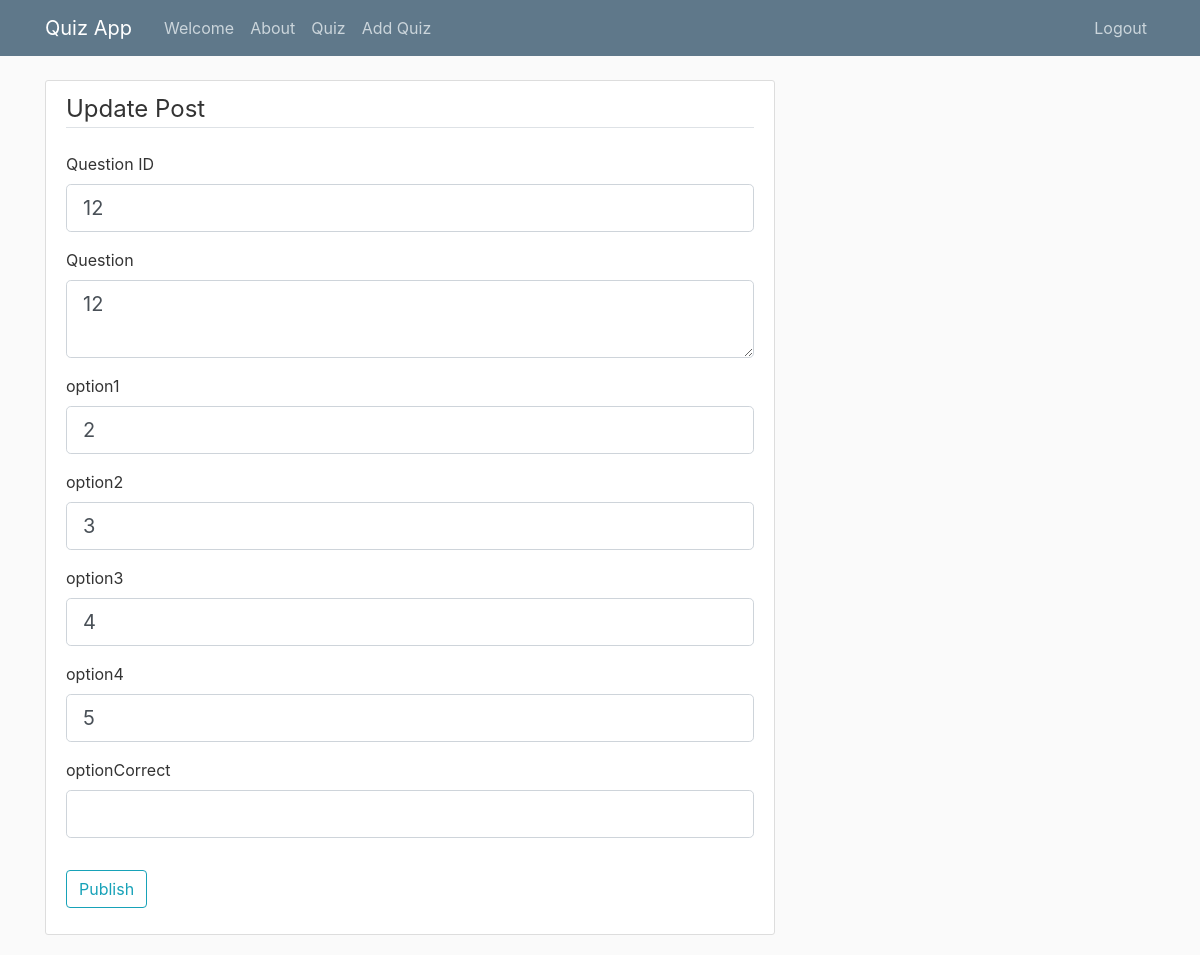
Screenshot of /quiz/1/update (signed in) with the database file from the repository.
### models.py (models this page shows, shortened)
class Post(db.Model):
    id = db.Column(db.Integer, primary_key=True)
    title = db.Column(db.String(100), nullable=False)
    date_posted = db.Column(db.DateTime, nullable=False, default=datetime.utcnow)
    content = db.Column(db.Text, nullable=False)
    option1 = db.Column(db.String(300), nullable=False)
    option2 = db.Column(db.String(300), nullable=False)
    option3 = db.Column(db.String(300), nullable=False)
    option4 = db.Column(db.String(300), nullable=False)
    optionCorrect = db.Column(db.String(300), nullable=False)
    choiceAn = db.relationship('ChoiceAn', passive_deletes=True)

### app.py (the view)
@app.route('/quiz/<int:post_id>/update', methods=['GET', 'POST'])
@login_required
def update_quiz(post_id):
    quizzes = Post.query.get_or_404(post_id)
    form = QuForm()
    if form.validate_on_submit():
        quizzes.title = form.title.data
        quizzes.content = form.content.data
        quizzes.option1 = form.option1.data
        quizzes.option2 = form.option2.data
        quizzes.option3 = form.option3.data
        quizzes.option4 = form.option4.data
        db.session.commit()
        flash('Quiz has been updated!', 'success')
        return redirect(url_for('quiz'))
    elif request.method == 'GET':
        form.title.data = quizzes.title
        form.content.data = quizzes.content
        form.option1.data = quizzes.option1
        form.option2.data = quizzes.option2
        form.option3.data = quizzes.option3
        form.option4.data = quizzes.option4
    return render_template('qu.html', title='Update Qu',
                           form=form, legend='Update Post')

### forms.py
class QuForm(FlaskForm):
    title = StringField('Question ID',
                        validators=[DataRequired()])
    content = TextAreaField('Question',
                            validators=[DataRequired()])
    option1 = StringField('option1',
                          validators=[DataRequired()])
    option2 = StringField('option2',
                          validators=[DataRequired()])
    option3 = StringField('option3',
                          validators=[DataRequired()])
    option4 = StringField('option4',
                          validators=[DataRequired()])
    optionCorrect = StringField('optionCorrect',
                                validators=[DataRequired()])
    submit = SubmitField('Publish')

### models.py (called while the page is built)
@login_manager.user_loader
def load_user(user_id):
    return  User.query.get(int(user_id))

### templates/qu.html (shortened to what this page needs)
{% extends "layout.html" %}
{% block content %}
 <div class="quiz_content-section">
        <form method="POST" action="">
            <fieldset class="form-group">
                <legend class="border-bottom mb-4"> {{ legend}} </legend>
                <div class ="form-group">
                    {{ form.title.label(class= "form-control-label") }}
                    {{ form.title(class= "form-control form-control-lg") }}
                </div>
                <div class ="form-group">
                    {{ form.content.label(class= "form-control-label") }}
                    {{ form.content(class= "form-control form-control-lg") }}
                </div>
                <div class ="form-group">
                    {{ form.option1.label(class= "form-control-label") }}
                    {{ form.option1(class= "form-control form-control-lg") }}
                </div>
                <div class ="form-group">
                    {{ form.option2.label(class= "form-control-label") }}
                    {{ form.option2(class= "form-control form-control-lg") }}
                </div>
                <div class ="form-group">
                    {{ form.option3.label(class= "form-control-label") }}
                    {{ form.option3(class= "form-control form-control-lg") }}
                </div>
                <div class ="form-group">
                    {{ form.option4.label(class= "form-control-label") }}
                    {{ form.option4(class= "form-control form-control-lg") }}
                </div>
                <div class ="form-group">
                    {{ form.optionCorrect.label(class= "form-control-label") }}
                    {{ form.optionCorrect(class= "form-control form-control-lg") }}
                </div>
            </fieldset>
            <div class ="form-group">
                    {{ form.submit(class = "btn btn-outline-info")}}
            </div>
        </form>
    </div>
{% endblock content %}

### static/main.css (style rules this page uses)
body { background: #fafafa; color: #333333; margin-top: 5rem; }
.quiz_content-section { background: #ffffff; padding: 10px 20px; border: 1px solid #dddddd; border-radius: 3px; margin-bottom: 20px; }

### rows the page displays
Post: title "12", content "12", option1 "2", option2 "3", option3 "4", option4.label "option4", option4 "5"

### other values shown
{{ legend }} "Update Post"
